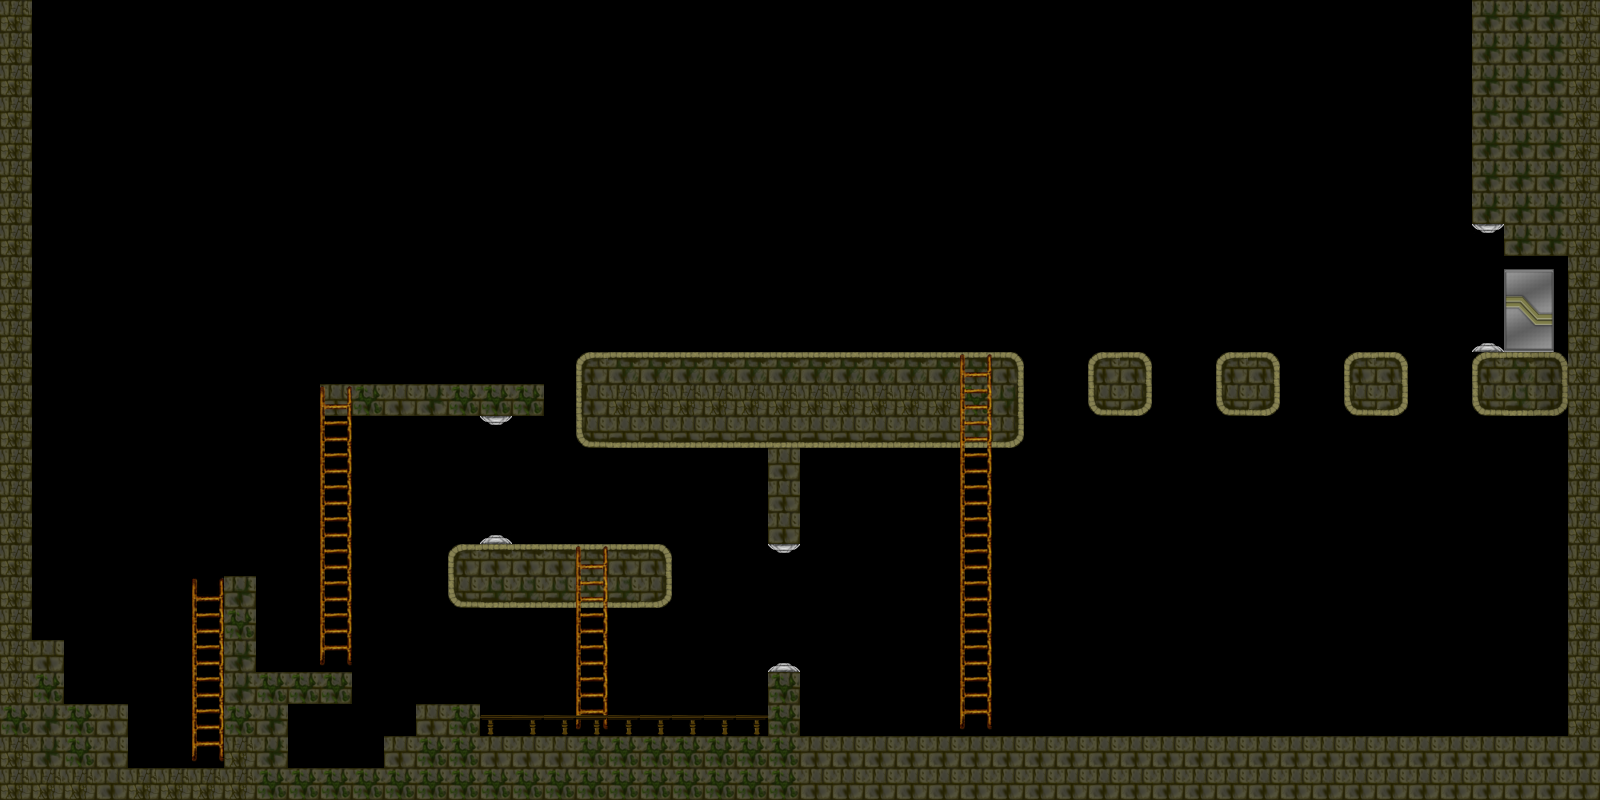

The image is a tile-based game level rendered from a .tmx file. Its description and source (layers, tilesets, objects; grid data summarised) follow:
An orthogonal 50x25 tile map with 32x32 px tiles, 3 tile layers (Tile Layer 1, Escadas, Tile Layer 3) and 5 objects (3x Barrier, Portal, PlayerSpawn).

<map version="1.0.0" orientation="orthogonal" renderorder="right-down" width="50" height="25" tilewidth="32" tileheight="32" nextobjectid="19">
 <properties>
  <property name="Music" value="audio/faseTeste.wav" />
  <property name="Parallax" value="img/ParalaxBlackCraftV1.png" />
  <property name="ZoomTo" value="0.5" />
  <property name="playerLayer" type="int" value="2" />
 </properties>
 <tileset firstgid="1" name="tileset" tilewidth="32" tileheight="32" tilecount="40" columns="5">
  <image source="../img/tileset.png" width="160" height="256" />
  <tile id="0">
   <properties>
    <property name="Solid" type="bool" value="true" />
   </properties>
  </tile>
  <tile id="1">
   <properties>
    <property name="Solid" type="bool" value="true" />
   </properties>
  </tile>
  <tile id="2">
   <properties>
    <property name="Solid" type="bool" value="true" />
   </properties>
  </tile>
  <tile id="3">
   <properties>
    <property name="Solid" type="bool" value="true" />
   </properties>
  </tile>
  <tile id="5">
   <properties>
    <property name="Solid" type="bool" value="true" />
   </properties>
  </tile>
  <tile id="6">
   <properties>
    <property name="Solid" type="bool" value="true" />
   </properties>
  </tile>
  <tile id="7">
   <properties>
    <property name="Solid" type="bool" value="true" />
   </properties>
  </tile>
  <tile id="8">
   <properties>
    <property name="Solid" type="bool" value="true" />
   </properties>
  </tile>
  <tile id="10">
   <properties>
    <property name="Solid" type="bool" value="true" />
   </properties>
  </tile>
  <tile id="11">
   <properties>
    <property name="Solid" type="bool" value="true" />
   </properties>
  </tile>
  <tile id="12">
   <properties>
    <property name="Solid" type="bool" value="true" />
   </properties>
  </tile>
  <tile id="13">
   <properties>
    <property name="Solid" type="bool" value="true" />
   </properties>
  </tile>
  <tile id="15">
   <properties>
    <property name="Solid" type="bool" value="true" />
   </properties>
  </tile>
  <tile id="16">
   <properties>
    <property name="Solid" type="bool" value="true" />
   </properties>
  </tile>
  <tile id="17">
   <properties>
    <property name="Solid" type="bool" value="true" />
   </properties>
  </tile>
  <tile id="18">
   <properties>
    <property name="Solid" type="bool" value="true" />
   </properties>
  </tile>
  <tile id="25">
   <properties>
    <property name="Stairs" type="bool" value="true" />
   </properties>
  </tile>
  <tile id="30">
   <properties>
    <property name="Stairs" type="bool" value="true" />
   </properties>
  </tile>
  <tile id="35">
   <properties>
    <property name="Stairs" type="bool" value="true" />
   </properties>
  </tile>
 </tileset>
 <layer name="Tile Layer 1" width="50" height="25">
  <data>[1250 cells, 281 non-empty, 24 distinct tile ids]</data>
 </layer>
 <objectgroup name="Object Layer 1">
  <object id="4" type="Portal" x="1504" y="268.83" width="51" height="81.5">
   <properties>
    <property name="Message" value="Press F for next stage" />
    <property name="NextMap" value="map/fase1.tmx" />
    <property name="NextTileset" value="img/tileset.png" />
   </properties>
  </object>
  <object id="10" type="PlayerSpawn" x="35" y="476" width="28" height="99" />
  <object id="14" type="Barrier" x="480" y="416" width="31.3333" height="127.333">
   <properties>
    <property name="HP" type="int" value="120" />
   </properties>
  </object>
  <object id="17" type="Barrier" x="1472.33" y="225.333" width="31.3333" height="127.333">
   <properties>
    <property name="HP" type="int" value="120" />
   </properties>
  </object>
  <object id="18" type="Barrier" x="767.333" y="544.333" width="31.3333" height="127.333">
   <properties>
    <property name="HP" type="int" value="120" />
   </properties>
  </object>
 </objectgroup>
 <layer name="Escadas" width="50" height="25" opacity="0.9">
  <data>[1250 cells, 41 non-empty, 10 distinct tile ids]</data>
 </layer>
 <layer name="Tile Layer 3" width="50" height="25">
  <data>[1250 cells, 9 non-empty, 2 distinct tile ids]</data>
 </layer>
</map>
